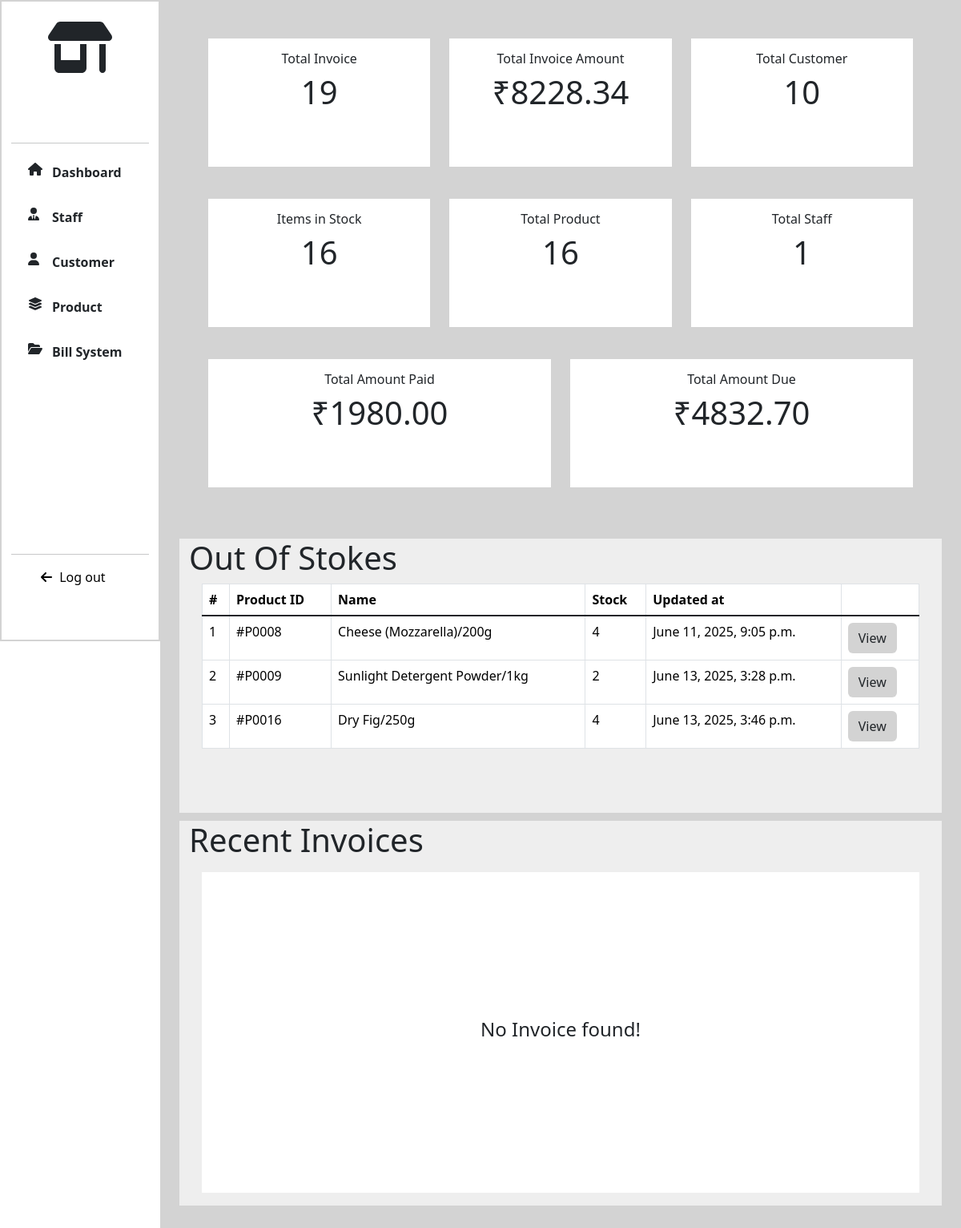
Before: /dashboard/ (signed in) with the older database file.
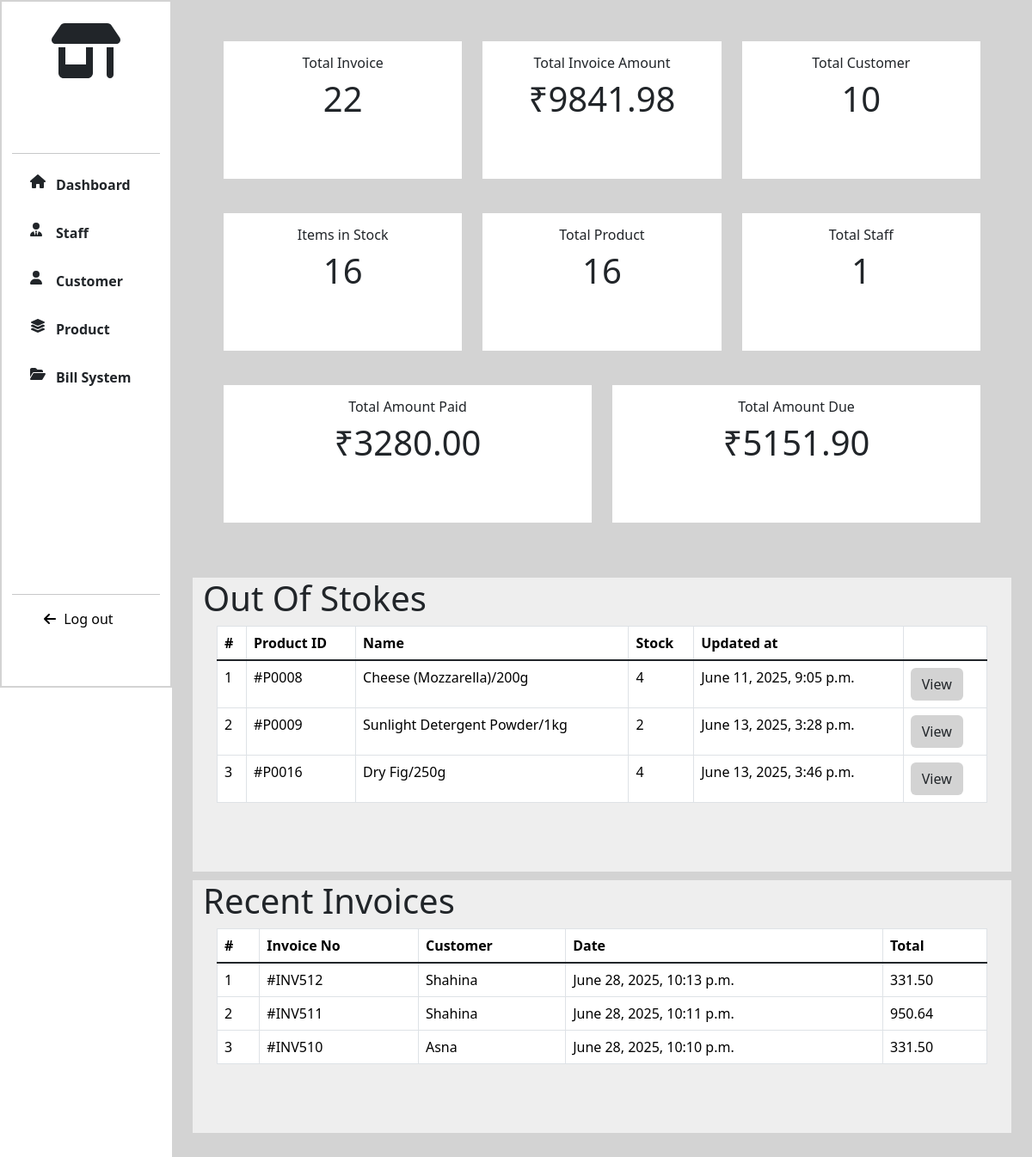
After: the same page with the newer database file.
### PRODUCT/models.py (models this page shows, shortened)
class Product(models.Model):
    product_id=models.CharField(max_length=10)
    name=models.CharField(max_length=255)
    description=models.TextField(null=True,blank=True)
    price=models.DecimalField(max_digits=10,decimal_places=2)
    stock=models.PositiveIntegerField()
    image=models.ImageField(upload_to='products/',null=True,blank=True)
    category=models.CharField(choices=CATEGORY_CHOICES,max_length=255,null=True,blank=True)
    is_active=models.BooleanField(default=True)
    created_at=models.DateTimeField(auto_now_add=True)
    updated_at=models.DateTimeField(auto_now=True)

### BILLING/models.py (models this page shows, shortened)
class Invoice(models.Model):
    customer=models.ForeignKey(Customer,on_delete=models.CASCADE)
    staff=models.ForeignKey(User,on_delete=models.CASCADE)
    date=models.DateTimeField(auto_now_add=True)
    gst_percentage=models.IntegerField(default=2)
    gst=models.DecimalField(max_digits=5,decimal_places=2,default=0.00)
    total = models.DecimalField(max_digits=15,decimal_places=2,default=0)
    grand_total=models.DecimalField(max_digits=15,default=0,decimal_places=2)
    amount_paid=models.DecimalField(max_digits=10,decimal_places=2,default=0.00)
    amount_due=models.DecimalField(max_digits=10,decimal_places=2,default=0.00)

### CUSTOMER/models.py (models this page shows, shortened)
class Customer(models.Model):
    fullname=models.CharField(max_length=255)
    phone=models.IntegerField(unique=True)
    address=models.TextField()
    wallet=models.DecimalField(max_digits=10,decimal_places=2,default=0.00)
    credit_limit = models.DecimalField(max_digits=10, decimal_places=2, default=Decimal('1000.00'))

### MAIN_APP/views.py (the view)
# urls.py: path('dashboard/',views.dashboard, name='dashboard'),
@login_required
def dashboard(request):
    invoices=Invoice.objects.all().count()
    customers=Customer.objects.all().count()
    products_count=Product.objects.all().count()
    products_lt10=Product.objects.filter(stock__lt=5)
    staffs=User.objects.filter(is_staff=True,is_superuser=False).count()
    today = timezone.now().date()
    recent_invoice=Invoice.objects.filter(date__date=today).order_by('-id')
    total_invoice_amount=Invoice.objects.all().aggregate(total_sum=(Sum('grand_total')))['total_sum'] or 0.00
    total_amount_paid=Invoice.objects.all().aggregate(total_sum=(Sum('amount_paid')))['total_sum'] or 0.00
    total_amount_due = Customer.objects.filter(wallet__lt=0).aggregate(total_sum=Sum('wallet'))['total_sum'] or 0.0
    total_amount_due = abs(total_amount_due)
    print("due amount",total_amount_due)
    stocks = Product.objects.filter(stock__gt=0).count()
    return render(request,'dashboard.html',locals())

### Templates/dashboard.html (shortened to what this page needs)
{% extends 'extends.html' %}
{% load static %}
{% block link %}
<link rel="stylesheet" href="{% static '/CSS/product.css' %}">
{% endblock %}
{% block content %}
<div class="col-lg-10 col-md-9 col-sm-9 page-col">
    <div class="dashboard-content p-4">
        <div class="row p-4" style="height: auto;">
            <div class="col-lg-4">
                <div class="dashboard-box">
                    <div class="box-content">
                        <h6>Total Invoice</h6>
                        <h1>{{ invoices }}</h1>
                    </div>
                </div>
            </div>
            <div class="col-lg-4">
                <div class="dashboard-box">
                    <div class="box-content">
                        <h6>Total Invoice Amount</h6>
                        <h1>₹{{ total_invoice_amount|floatformat:2 }}</h1>
                    </div>
                </div>
            </div>
            <div class="col-lg-4">
                <div class="dashboard-box">
                    <div class="box-content">
                        <h6>Total Customer</h6>
                        <h1>{{ customers }}</h1>
                    </div>
                </div>
            </div>
            <div class="col-lg-4">
                <div class="dashboard-box">
                    <div class="box-content">
                        <h6>Items in Stock</h6>
                        <h1>{{ stocks }}</h1>
                    </div>
                </div>
            </div>
            <div class="col-lg-4">
                <div class="dashboard-box">
                    <div class="box-content">
                        <h6>Total Product</h6>
                        <h1>{{ products_count }}</h1>
                    </div>
                </div>
            </div>
            <div class="col-lg-4">
                <div class="dashboard-box">
                    <div class="box-content">
                        <h6>Total Staff</h6>
                        <h1>{{ staffs }}</h1>
                    </div>
                </div>
            </div>
            <div class="col-lg-6">
                <div class="dashboard-box">
                    <div class="box-content">
                        <h6>Total Amount Paid</h6>
                        <h1>₹{{ total_amount_paid|floatformat:2 }}</h1>
                    </div>
                </div>
            </div>
            <div class="col-lg-6">
                <div class="dashboard-box">
                    <div class="box-content">
                        <h6>Total Amount Due</h6>
                        <h1>₹{{ total_amount_due|floatformat:2 }}</h1>
                    </div>
                </div>
            </div>
        </div>
        <div class="row" style="height: auto;">
            <div class="recent-invoice">
                <h1>Out Of Stokes</h1>
                <div class="invoice-content">
                    {% if products_lt10 %}
                    <div class="table-div">
                        <div class="table-responsive" >
                        <table class="table table-hover table-bordered">
                            <thead>
                                <tr>
                                    <th scope="col">#</th>
                                    <th scope="col">Product ID</th>
                                    <th scope="col">Name</th>
                                    <th scope="col">Stock</th>
                                    <th scope="col">Updated at</th>
                                    <th scope="col"></th>
                                </tr>
                                </thead>
                                <tbody class="table-group-divider">
                                    {% for product in products_lt10 %}
                                    <tr>
                                        <td class="text-nowrap">{{ forloop.counter }}</td>
                                        <td class="text-nowrap">{{ product.product_id }}</td>
                                        <td class="text-nowrap">{{ product.name }}/{{ product.description }}</td>
                                        <td class="text-nowrap">{{ product.stock }}</td>
                                        <td class="text-nowrap">{{ product.updated_at }}</td>
                                        <td class="text-nowrap"><a href="{% url 'update_product' product.id %}" class="btn btn-product">View</a></td>
                                    </tr>
                                    {% endfor %}
                                </tbody>
                        </table>
                        </div>
                    </div>
                {% else %}
                    <div class="else">
                            <div class="p-4 text-center text-box">
                            <h4>No Out of stocks!</h4>
                            </div>
                    </div>
                {% endif %}
                </div>
            </div>
        </div>
        <div class="row" style="height: auto; padding: 10px 0;">
            <div class="recent-invoice">
                <h1>Recent Invoices</h1>
                <div class="invoice-content">
                    {% if recent_invoice %}
                    <div class="table-div">
                        <div class="table-responsive" >
                        <table class="table table-hover table-bordered">
                            <thead>
                                <tr>
                                    <th scope="col">#</th>
                                    <th scope="col">Invoice No</th>
                                    <th scope="col">Customer</th>
                                    <th scope="col">Date</th>
                                    <th scope="col">Total</th>
                                </tr>
                                </thead>
                                <tbody class="table-group-divider">
                                    {% for invoice in recent_invoice %}
                                    <tr>
                                        <td class="text-nowrap">{{ forloop.counter }}</td>
                                        <td class="text-nowrap">#INV{{ invoice.id }}</td>
                                        <td class="text-nowrap">{{ invoice.customer.fullname }}</td>
                                        <td class="text-nowrap">{{ invoice.date }}</td>
                                        <td class="text-nowrap">{{ invoice.grand_total }}</td>
                                    </tr>
                                    {% endfor %}
                                </tbody>
                        </table>
                        </div>
                    </div>
                {% else %}
                    <div class="else">
                            <div class="p-4 text-center text-box">
                            <h4>No Invoice found!</h4>
                            </div>
                    </div>
                {% endif %}
                </div>
            </div>
        </div>
    </div>
</div>
{% endblock %}

### Templates/extends.html (shortened to what this page needs)
{% load static %}
<html lang="en">
<head>
    <link rel="stylesheet" href="{% static '/CSS/index.css' %}">
    <link rel="stylesheet" href="{% static '/CSS/dashboard.css' %}">
    <link href="https://cdn.jsdelivr.net/npm/bootstrap@5.3.5/dist/css/bootstrap.min.css" rel="stylesheet">
    <link rel="stylesheet" href="https://cdnjs.cloudflare.com/ajax/libs/bootstrap/5.3.3/css/bootstrap.min.css">
    <link rel="stylesheet" href="https://cdnjs.cloudflare.com/ajax/libs/font-awesome/6.7.2/css/all.min.css" />
    {% block link %}{% endblock %}
</head>
<body>
    <div class="dashboard-page">
        <div class="container-fluid">
            <div class="row">
                <div class="col-lg-2 col-md-3 col-sm-3 icon-col">
                    <div class="main-icon">
                         <div>
                            <i class="fa-solid fa-shop"></i>
                         </div>
                    </div>
                    <hr>
                    <div class="sub-icon">
                        <ul class="list-group container" style="
                            padding-left: 0px;
                            padding-right: 0px;
                        ">
                            <a href="{% url 'dashboard' %}" class="list-group-item"><span><i class="fa-solid fa-house"></i></span> <p>Dashboard</p></a>
                            {% if user.is_superuser %}
                            <a href="{% url 'staff' %}" class="list-group-item"><span><i class="fa-solid fa-user-tie"></i></span> <p>Staff</p></a>
                            {% endif %}
                            <a href="{% url 'customers' %}" class="list-group-item"><span><i class="fa-solid fa-user"></i></span><p>Customer</p></a>
                            <a href="{% url 'products_list' %}" class="list-group-item"><span><i class="fa-solid fa-layer-group"></i></span><p>Product</p></a>
                            <a href="{% url 'invoices' %}" class="list-group-item"><span><i class="fa-solid fa-folder-open"></i></span><p>Bill System</p></a>
                        </ul>
                    </div>
                    <hr>
                    <div class="end-icon">
                        <ul>
                            <a class="logout_btn" href="{% url 'logout_page' %}"><span><i class="fa-solid fa-arrow-left"></i></span> Log out</a>
                        </ul>
                    </div>
                </div>
                {% block content %}
                {% endblock %}
            </div>
        </div>
    </div>
</body>
</html>

### static/CSS/index.css (style rules this page uses)
body { margin: 0px; padding: 0px; box-sizing: border-box; }

### static/CSS/dashboard.css (style rules this page uses)
.table-responsive { width: 100%; overflow-x: auto; }
.row { height: 100vh; }
.icon-col { border: 2px solid lightgray ; position: fixed; height: 100vh; }
.main-icon { height: 20vh; position: relative; }
.main-icon div { text-align: center; font-size: 64px; padding: 25px; }
.sub-icon { height: 60vh; }
.list-group-item { border: transparent !important; display: flex !important; }
.list-group-item span { padding: 0 5px; width: 35px; }
.list-group-item p { font-weight: 600; }
.end-icon .logout_btn { text-decoration: none; color: #000; }
.end-icon .logout_btn span { padding: 5px; }
.page-col { background-color: lightgray; margin-left: auto; }
.table-div { padding: 4rem 1rem; }
.dashboard-content .dashboard-box { text-align: center; height: 25vh; }
.dashboard-box .box-content { background-color: #fff; margin: auto; padding: 1rem; height: 20vh; }
.recent-invoice { background-color: #eee; }

### static/CSS/product.css (style rules this page uses)
.table-div { padding-top:0px; }
.btn-product { background-color:lightgray !important; }
.table-responsive { width: 100%; overflow-x: auto; }

Changed rows visible on the page:
added Invoice: id "512", customer.fullname "Shahina", date "June 28, 2025, 10:13 p.m.", grand_total "331.50"
added Invoice: id "511", customer.fullname "Shahina", date "June 28, 2025, 10:11 p.m.", grand_total "950.64"
added Invoice: id "510", customer.fullname "Asna", date "June 28, 2025, 10:10 p.m.", grand_total "331.50"
Other visible differences:
{{ invoices }}: "19" → "22"
{{ total_invoice_amount|floatformat:2 }}: "8228.34" → "9841.98"
{{ total_amount_paid|floatformat:2 }}: "1980.00" → "3280.00"
{{ total_amount_due|floatformat:2 }}: "4832.70" → "5151.90"
text no longer shown: "No Invoice found!"
text now shown: "# Invoice No Customer Date Total"
